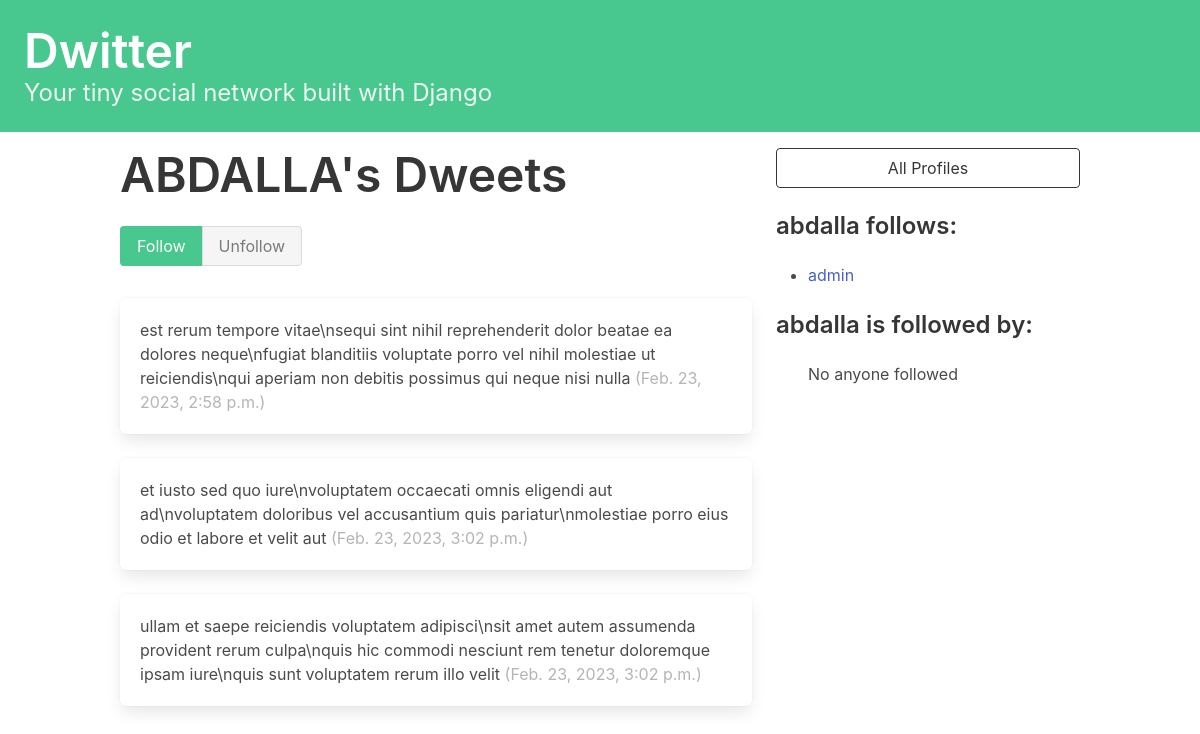
Page /profile/1 (signed in) on the committed database.
### dwitter/models.py (models this page shows, shortened)
class Profile(models.Model):
    user = models.OneToOneField(User, on_delete=models.CASCADE)
    follows = models.ManyToManyField(
        "self", related_name="followed_by", symmetrical=False, blank=True
    )
    def __str__(self):
        return self.user.username

class Dweet(models.Model):
    user = models.ForeignKey(User, related_name="dweets", on_delete=models.DO_NOTHING)
    body = models.TextField()
    created_at = models.DateTimeField(auto_now_add=True)

### dwitter/views.py (the view, shortened to what this page needs)
# urls.py: path('profile/<int:pk>', views.profile, name='profile')
@login_required
def profile(request, pk):
    if not hasattr(request.user, 'profile'):
        missing_profile = Profile(user=request.user)
        missing_profile.save()
    profile = Profile.objects.get(pk=pk)
    return render(request,'dwitter/profile.html',{"profile":profile})

### dwitter/templates/dwitter/profile.html (shortened to what this page needs)
{% extends 'base.html' %} {% block content %}
<div class="column">
    <div class="block">
        <h1 class="title is-1">{{profile.user.username|upper}}'s Dweets</h1>
    </div>
    <form method="post">
        {% csrf_token %} {% if profile.pk != user.profile.pk %}
        <div class="buttons has-addons mb-5">
            {% if profile in user.profile.follows.all %}
            <button class="button is-success is-static">Follow</button>
            <button class="button is-danger" name="follow" value="unfollow">
                Unfollow
            </button>
            {% else %}
            <button class="button is-success" name="follow" value="follow">
                Follow
            </button>
            <button class="button is-danger is-static">Unfollow</button>
            {% endif %}
        </div>
        {% endif %}
    </form>
    <div class="content">
        {% for dweet in profile.user.dweets.all %}
        <div class="box">
            {{ dweet.body }}
            <span class="is-small has-text-grey-light">
                ({{ dweet.created_at }})
            </span>
        </div>
        {% endfor %}
    </div>
</div>
<div class="column is-one-third">
    <div class="block">
        <a href="{% url 'dwitter:profile_list' %}">
            <button class="button is-dark is-outlined is-fullwidth">
                All Profiles
            </button>
        </a>
    </div>
    <div class="block">
        <h3 class="title is-4">{{profile.user.username}} follows:</h3>
        <div class="content">
            {% if profile.follows.all|length is 1 %} 0 follows {% else %}
            <ul>
                {% for following in profile.follows.all %}
                {% if profile.pk != following.pk %}
                <li>
                    <a href="{% url 'dwitter:profile' following.id %}">
                        {{ following }}
                    </a>
                </li>
                {% endif %} {% endfor %}
            </ul>
            {% endif%}
        </div>
    </div>
    <div class="block">
        <h3 class="title is-4">{{profile.user.username}} is followed by:</h3>
        <div class="content">
            <ul>
                {% if profile.followed_by.all|length is 1 %} No anyone followed
                {% endif%}
            </ul>
        </div>
    </div>
</div>
{% endblock content %}

### rows in the picture
Profile: user.username "ABDALLA", user.username "abdalla"
Dweet: body "est rerum tempore vitae\\nsequi sint nihil reprehenderit dolor beatae ea dolores neque\\nfugiat blanditiis voluptate porro vel nihil molestiae ut reiciendis\\nqui aperiam non debitis possimus qui neque nisi nulla", created_at "Feb. 23, 2023, 2:58 p.m."
Dweet: body "et iusto sed quo iure\\nvoluptatem occaecati omnis eligendi aut ad\\nvoluptatem doloribus vel accusantium quis pariatur\\nmolestiae porro eius odio et labore et velit aut", created_at "Feb. 23, 2023, 3:02 p.m."
Dweet: body "ullam et saepe reiciendis voluptatem adipisci\\nsit amet autem assumenda provident rerum culpa\\nquis hic commodi nesciunt rem tenetur doloremque ipsam iure\\nquis sunt voluptatem rerum illo velit", created_at "Feb. 23, 2023, 3:02 p.m."
Profile: user.username "admin"
